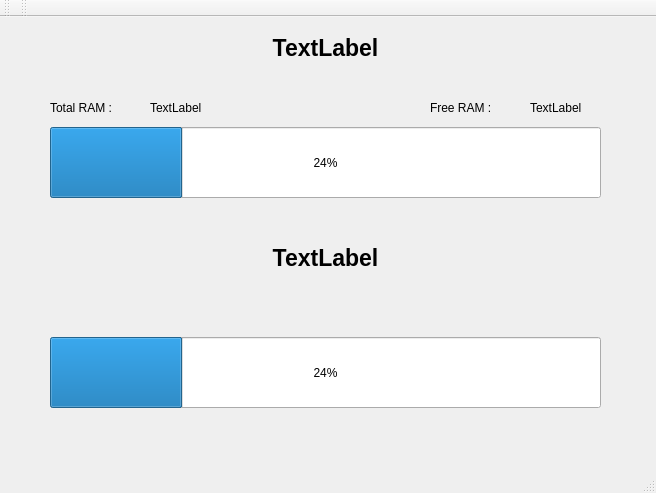
<?xml version="1.0" encoding="UTF-8"?>
<ui version="4.0">
 <class>MainWindow</class>
 <widget class="QMainWindow" name="MainWindow">
  <property name="geometry">
   <rect>
    <x>0</x>
    <y>0</y>
    <width>656</width>
    <height>493</height>
   </rect>
  </property>
  <property name="baseSize">
   <size>
    <width>700</width>
    <height>700</height>
   </size>
  </property>
  <property name="mouseTracking">
   <bool>false</bool>
  </property>
  <property name="windowTitle">
   <string>RAM and CPU usage</string>
  </property>
  <property name="layoutDirection">
   <enum>Qt::LeftToRight</enum>
  </property>
  <property name="autoFillBackground">
   <bool>true</bool>
  </property>
  <property name="styleSheet">
   <string notr="true"/>
  </property>
  <widget class="QWidget" name="centralWidget">
   <widget class="QProgressBar" name="prog">
    <property name="geometry">
     <rect>
      <x>50</x>
      <y>110</y>
      <width>551</width>
      <height>71</height>
     </rect>
    </property>
    <property name="layoutDirection">
     <enum>Qt::LeftToRight</enum>
    </property>
    <property name="value">
     <number>24</number>
    </property>
   </widget>
   <widget class="QLabel" name="label">
    <property name="geometry">
     <rect>
      <x>50</x>
      <y>0</y>
      <width>551</width>
      <height>61</height>
     </rect>
    </property>
    <property name="font">
     <font>
      <pointsize>17</pointsize>
      <weight>75</weight>
      <italic>false</italic>
      <bold>true</bold>
      <underline>false</underline>
     </font>
    </property>
    <property name="layoutDirection">
     <enum>Qt::LeftToRight</enum>
    </property>
    <property name="styleSheet">
     <string notr="true">color:black;</string>
    </property>
    <property name="text">
     <string>TextLabel</string>
    </property>
    <property name="scaledContents">
     <bool>true</bool>
    </property>
    <property name="alignment">
     <set>Qt::AlignCenter</set>
    </property>
   </widget>
   <widget class="QProgressBar" name="prog_2">
    <property name="geometry">
     <rect>
      <x>50</x>
      <y>320</y>
      <width>551</width>
      <height>71</height>
     </rect>
    </property>
    <property name="layoutDirection">
     <enum>Qt::LeftToRight</enum>
    </property>
    <property name="value">
     <number>24</number>
    </property>
   </widget>
   <widget class="QLabel" name="label_2">
    <property name="geometry">
     <rect>
      <x>50</x>
      <y>210</y>
      <width>551</width>
      <height>61</height>
     </rect>
    </property>
    <property name="font">
     <font>
      <pointsize>17</pointsize>
      <weight>75</weight>
      <italic>false</italic>
      <bold>true</bold>
      <underline>false</underline>
     </font>
    </property>
    <property name="layoutDirection">
     <enum>Qt::LeftToRight</enum>
    </property>
    <property name="text">
     <string>TextLabel</string>
    </property>
    <property name="scaledContents">
     <bool>false</bool>
    </property>
    <property name="alignment">
     <set>Qt::AlignCenter</set>
    </property>
   </widget>
   <widget class="QLabel" name="label_3">
    <property name="geometry">
     <rect>
      <x>50</x>
      <y>80</y>
      <width>101</width>
      <height>21</height>
     </rect>
    </property>
    <property name="text">
     <string>Total RAM : </string>
    </property>
   </widget>
   <widget class="QLabel" name="label_4">
    <property name="geometry">
     <rect>
      <x>430</x>
      <y>80</y>
      <width>101</width>
      <height>21</height>
     </rect>
    </property>
    <property name="text">
     <string>Free RAM :</string>
    </property>
   </widget>
   <widget class="QLabel" name="label_5">
    <property name="geometry">
     <rect>
      <x>150</x>
      <y>80</y>
      <width>80</width>
      <height>21</height>
     </rect>
    </property>
    <property name="text">
     <string>TextLabel</string>
    </property>
   </widget>
   <widget class="QLabel" name="label_6">
    <property name="geometry">
     <rect>
      <x>530</x>
      <y>80</y>
      <width>80</width>
      <height>21</height>
     </rect>
    </property>
    <property name="text">
     <string>TextLabel</string>
    </property>
   </widget>
  </widget>
  <widget class="QMenuBar" name="menuBar">
   <property name="geometry">
    <rect>
     <x>0</x>
     <y>0</y>
     <width>656</width>
     <height>26</height>
    </rect>
   </property>
  </widget>
  <widget class="QToolBar" name="mainToolBar">
   <attribute name="toolBarArea">
    <enum>TopToolBarArea</enum>
   </attribute>
   <attribute name="toolBarBreak">
    <bool>false</bool>
   </attribute>
  </widget>
  <widget class="QStatusBar" name="statusBar"/>
  <widget class="QToolBar" name="toolBar">
   <property name="windowTitle">
    <string>toolBar</string>
   </property>
   <attribute name="toolBarArea">
    <enum>TopToolBarArea</enum>
   </attribute>
   <attribute name="toolBarBreak">
    <bool>false</bool>
   </attribute>
  </widget>
 </widget>
 <layoutdefault spacing="6" margin="11"/>
 <resources/>
 <connections/>
</ui>
